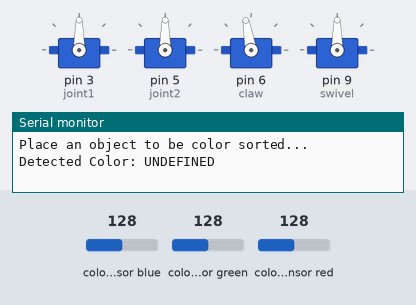
Simulated run of this sketch. Board: Arduino Uno, built with avr-gcc and run on an emulated ATmega328P. On the bench: 4 × servo, the last lines printed to the serial monitor. Wiring (inferred from the names in the program): TCS3200 colour sensor: output pin 13; S2 pin 8; S3 pin 12; S0 pin 4; S1 pin 7. The inputs (shaded band) are chosen by the test bench; at power-on: colour sensor blue 128, colour sensor green 128, colour sensor red 128.

Above: at 4.2 s.
4.3 s: colour sensor blue set to 191
At 7.4 s:
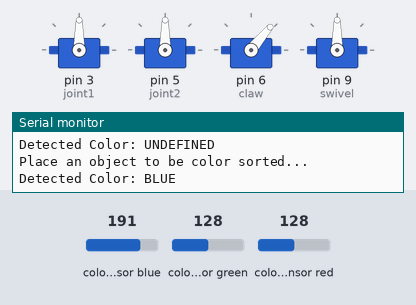
At 8.3 s:
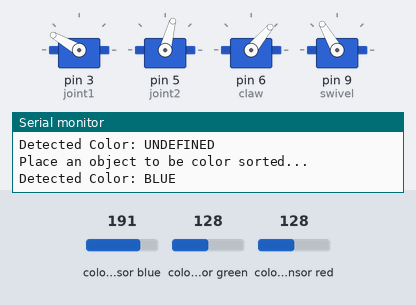
10.3 s: colour sensor green set to 250
At 14.1 s:
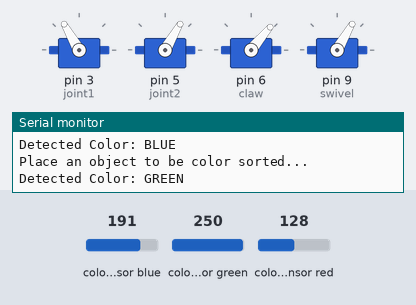
Timing chart, 0 to 19.3 s (numbered marks = the images above; inputs shaded):
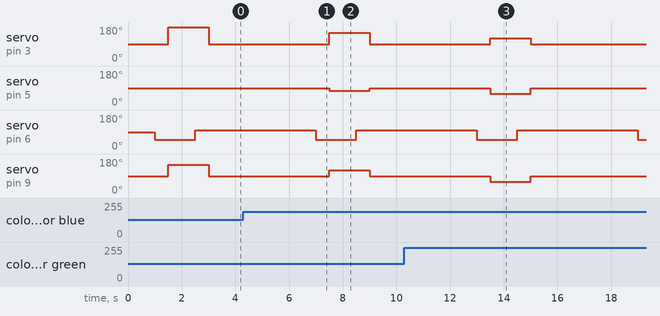

The sketch:

Color_Sorting_Arduino_Robotic_Arm_V2.ino
```cpp
#include <Servo.h>

// Define the Servo objects
Servo joint1, joint2, claw, swivel;

// Color Sensor Pins for TCS3200
const int S0 = 4, S1 = 7, S2 = 8, S3 = 12, OUT = 13;

const int BIN_POSITIONS[4][2] = {
  {90, 45}, // Bin 1
  {120, 60}, // Bin 2
  {150, 75}, // Bin 3
  {180, 90}, // Bin 4
};

//
const int SWIVEL_PICKUP = 90;
const int SWIVEL_BIN_POSITIONS[4] = {
	30,
	60,
	120,
	150
};

// Pick Up Position
const int PICKUP_POS[2] = {90, 90};

// Claw open/close
const int CLAW_OPEN = 100;
const int CLAW_CLOSED = 50;

void setup() {
  // put your setup code here, to run once:
  Serial.begin(9600);

  joint1.attach(3);
  joint2.attach(5);
  claw.attach(6);
  swivel.attach(9);

  pinMode(S0, OUTPUT);
  pinMode(S1, OUTPUT);
  pinMode(S2, OUTPUT);
  pinMode(S3, OUTPUT);
  pinMode(OUT, INPUT);

  digitalWrite(S0, HIGH);
  digitalWrite(S1, LOW);
}

void loop() {
  // put your main code here, to run repeatedly:
  Serial.println("Place an object to be color sorted...");

  String detectedColor = readColor();
  Serial.print("Detected Color: ");
  Serial.println(detectedColor);

  pickAndPlace(detectedColor);

  delay(1997);
}

String readColor() {
  int red, green, blue;

  digitalWrite(S2, LOW);
  digitalWrite(S3, LOW);
  red = pulseIn(OUT, LOW);

  digitalWrite(S2, HIGH);
  digitalWrite(S3, HIGH);
  green = pulseIn(OUT, LOW);

  digitalWrite(S2, LOW);
  digitalWrite(S3, HIGH);
  blue = pulseIn(OUT, LOW);

  if (red < blue && red < green) return "RED";
  	else if (green < blue && green < red) return "GREEN";
  	else if (blue < red && blue < green) return "BLUE";
  	else return "UNDEFINED";
}

void moveArm(int angle1, int angle2, int swivelAngle) {
  joint1.write(angle1);
  joint2.write(angle2);
  swivel.write(swivelAngle);
  delay(1000);
}

void pickAndPlace(String color) {
  int binIndex;

  if (color == "RED") binIndex = 0;
  else if (color == "GREEN") binIndex = 1;
  else if (color == "BLUE") binIndex = 2;
  else binIndex = 3;

  moveArm(PICKUP_POS[0], PICKUP_POS[1], SWIVEL_PICKUP);

  claw.write(CLAW_CLOSED);
  delay(500);

  moveArm(BIN_POSITIONS[binIndex][0], BIN_POSITIONS[binIndex][1], SWIVEL_BIN_POSITIONS[binIndex]);

  claw.write(CLAW_OPEN);
  delay(500);

  moveArm(PICKUP_POS[0], PICKUP_POS[1], SWIVEL_PICKUP);
}
```

Measured:
- after the input at 4.3 s, servo on pin 5 (joint2): 90° → 75° after 3.2 s, → 90° 1.5 s later
